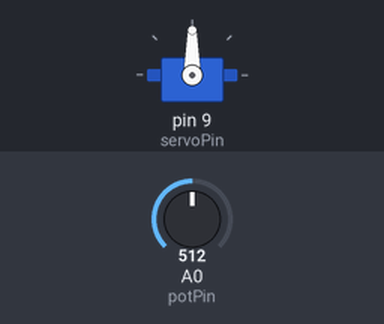
Bench run of a sketch on a simulated Arduino Uno, built with avr-gcc and run on an emulated ATmega328P. Parts: servo. The inputs (shaded band) are chosen by the test bench; at power-on: A0 (potPin) = 512.

Above: at 1.2 s.
1.3 s: A0 (potPin) set to 716
At 2.0 s:
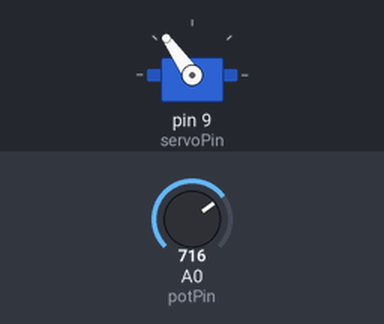
2.8 s: A0 (potPin) set to 900
At 3.2 s:
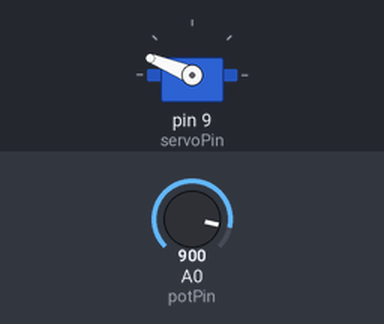
4.3 s: A0 (potPin) set to 1023
At 5.5 s:
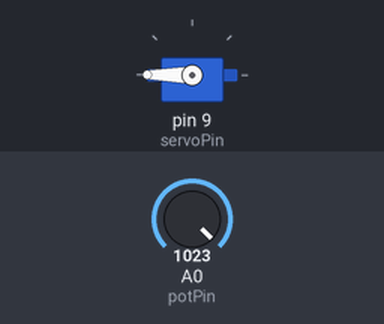
5.8 s: A0 (potPin) set to 306
At 6.6 s:
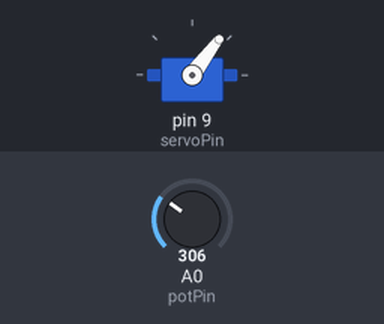
7.3 s: A0 (potPin) set to 122
At 7.8 s:
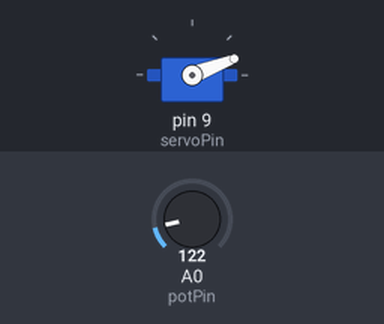
Timing chart, 0 to 9.8 s (numbered marks = the images above; inputs shaded):
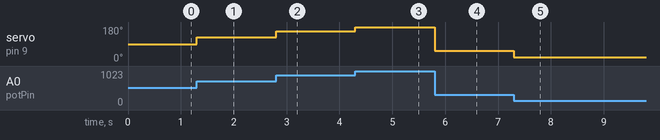

Measured:
- after the input at 1.3 s, servo on pin 9 (servoPin): 90° → 125° at once
- after the input at 2.8 s, servo on pin 9 (servoPin): 125° → 158° at once
- after the input at 4.3 s, servo on pin 9 (servoPin): 158° → 180° at once
- after the input at 5.8 s, servo on pin 9 (servoPin): 180° → 53° at once
- after the input at 7.3 s, servo on pin 9 (servoPin): 53° → 21° at once

The sketch:

main.ino
```cpp
#include <Servo.h>

Servo myServo;

const int servoPin = 9;
const int potPin = A0;

int angle = 0;
int reading = 0;

void setup()
{
  myServo.attach(servoPin);
}

void loop()
{
  reading = analogRead(potPin);
  angle = map(reading, 0, 1023, 0, 180);
  myServo.write(angle);
  delay(1);
}
```
